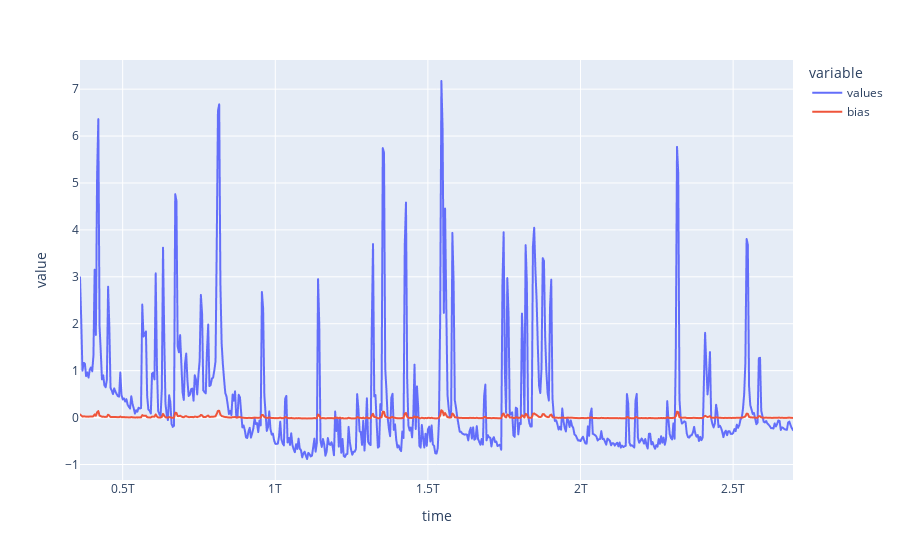

Write notebook code for a chart like this one.
### Markdown cell above
## Filtrage et suppression du biais
On remarque sur la courbe ci-dessus que la machine à tendance à ajouter un biais au cours du temps. Les valeurs en 0 sont proche de -1 alors qu'en 45 elle sont plutot proche de 0.4. <br>
L'idée est donc de récupérer la composante basse fréquence de la courbe correspondant à ce biais par un filtre passe-bas, et ensuite de la soustraire aux valeurs de la courbe pour le comprenser. <br>
Une second filtre passe-bas pourra être utilisé pour supprimer les hautes fréquences, éliminant le bruit de mesure.

Mise en place du filtre passe-bas avec `butter` de `scipy`.<br>
Tiré de : <https://stackoverflow.com/questions/25191620/creating-lowpass-filter-in-scipy-understanding-methods-and-units>

### Code cell
newdf['bias'] = tools.butter_lowpass_filter(newdf, tools.BIAS_FREQ, 1/tools.PERIOD*1000)
print(getsource(tools.butter_lowpass_filter))
newdf.plot()

### Figure 1 — Plotly figure (JSON) as saved in the notebook; plotly's stock layout.template omitted (floating-point values rounded to 4 significant figures; data arrays with more than 128 entries replaced by an {"elided": "..."} marker saying what was removed)
{"data": [{"hovertemplate": "variable=values<br>time=%{x}<br>value=%{y}<extra></extra>", "legendgroup": "values", "line": {"color": "#636efa", "dash": "solid"}, "mode": "lines", "name": "values", "showlegend": true, "type": "scattergl", "x": {"elided": "585 int values"}, "xaxis": "x", "y": {"elided": "585 float values"}, "yaxis": "y"}, {"hovertemplate": "variable=bias<br>time=%{x}<br>value=%{y}<extra></extra>", "legendgroup": "bias", "line": {"color": "#EF553B", "dash": "solid"}, "mode": "lines", "name": "bias", "showlegend": true, "type": "scattergl", "x": {"elided": "585 int values"}, "xaxis": "x", "y": {"elided": "585 float values"}, "yaxis": "y"}], "layout": {"legend": {"title": {"text": "variable"}, "tracegroupgap": 0}, "margin": {"t": 60}, "xaxis": {"anchor": "y", "domain": [0, 1], "title": {"text": "time"}}, "yaxis": {"anchor": "x", "domain": [0, 1], "title": {"text": "value"}}}}
